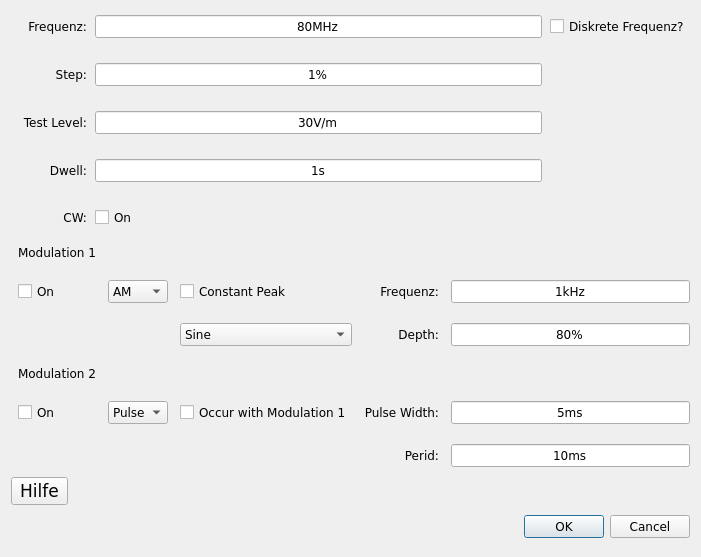
<?xml version="1.0" encoding="UTF-8"?>
<ui version="4.0">
 <class>Dialog</class>
 <widget class="QDialog" name="Dialog">
  <property name="geometry">
   <rect>
    <x>0</x>
    <y>0</y>
    <width>701</width>
    <height>557</height>
   </rect>
  </property>
  <property name="font">
   <font>
    <family>Verdana</family>
   </font>
  </property>
  <property name="windowTitle">
   <string>Variable Parameter einstellen</string>
  </property>
  <layout class="QGridLayout" name="gridLayout" rowstretch="0,0,0,0" rowminimumheight="0,0,0,0">
   <item row="3" column="0">
    <widget class="QDialogButtonBox" name="edit_var_parameters">
     <property name="orientation">
      <enum>Qt::Horizontal</enum>
     </property>
     <property name="standardButtons">
      <set>QDialogButtonBox::Cancel|QDialogButtonBox::Ok</set>
     </property>
    </widget>
   </item>
   <item row="0" column="0">
    <layout class="QGridLayout" name="gridLayout_2" rowstretch="0,0,0,0,0" columnstretch="0,0,0">
     <property name="leftMargin">
      <number>12</number>
     </property>
     <property name="topMargin">
      <number>0</number>
     </property>
     <property name="rightMargin">
      <number>0</number>
     </property>
     <property name="bottomMargin">
      <number>7</number>
     </property>
     <property name="horizontalSpacing">
      <number>8</number>
     </property>
     <property name="verticalSpacing">
      <number>25</number>
     </property>
     <item row="3" column="1">
      <widget class="QLineEdit" name="lineEdit_Dwell">
       <property name="sizePolicy">
        <sizepolicy hsizetype="Expanding" vsizetype="Fixed">
         <horstretch>0</horstretch>
         <verstretch>0</verstretch>
        </sizepolicy>
       </property>
       <property name="maximumSize">
        <size>
         <width>16777215</width>
         <height>16777215</height>
        </size>
       </property>
       <property name="text">
        <string>1s</string>
       </property>
       <property name="alignment">
        <set>Qt::AlignCenter</set>
       </property>
      </widget>
     </item>
     <item row="3" column="0">
      <widget class="QLabel" name="label_dwell">
       <property name="sizePolicy">
        <sizepolicy hsizetype="Preferred" vsizetype="Preferred">
         <horstretch>0</horstretch>
         <verstretch>0</verstretch>
        </sizepolicy>
       </property>
       <property name="maximumSize">
        <size>
         <width>72</width>
         <height>16777215</height>
        </size>
       </property>
       <property name="text">
        <string>Dwell:</string>
       </property>
       <property name="alignment">
        <set>Qt::AlignRight|Qt::AlignTrailing|Qt::AlignVCenter</set>
       </property>
      </widget>
     </item>
     <item row="2" column="1">
      <widget class="QLineEdit" name="lineEdit_testlevel">
       <property name="maximumSize">
        <size>
         <width>16777215</width>
         <height>16777215</height>
        </size>
       </property>
       <property name="text">
        <string>30V/m</string>
       </property>
       <property name="alignment">
        <set>Qt::AlignCenter</set>
       </property>
      </widget>
     </item>
     <item row="1" column="0">
      <widget class="QLabel" name="label_step">
       <property name="maximumSize">
        <size>
         <width>72</width>
         <height>16777215</height>
        </size>
       </property>
       <property name="font">
        <font>
         <family>Verdana</family>
        </font>
       </property>
       <property name="text">
        <string>Step:</string>
       </property>
       <property name="alignment">
        <set>Qt::AlignRight|Qt::AlignTrailing|Qt::AlignVCenter</set>
       </property>
      </widget>
     </item>
     <item row="0" column="1">
      <widget class="QLineEdit" name="lineEdit_frequency">
       <property name="sizePolicy">
        <sizepolicy hsizetype="Expanding" vsizetype="Preferred">
         <horstretch>0</horstretch>
         <verstretch>0</verstretch>
        </sizepolicy>
       </property>
       <property name="minimumSize">
        <size>
         <width>142</width>
         <height>0</height>
        </size>
       </property>
       <property name="text">
        <string>80MHz</string>
       </property>
       <property name="alignment">
        <set>Qt::AlignCenter</set>
       </property>
      </widget>
     </item>
     <item row="0" column="2">
      <widget class="QCheckBox" name="checkBox_discfre">
       <property name="text">
        <string>Diskrete Frequenz?</string>
       </property>
      </widget>
     </item>
     <item row="4" column="0">
      <widget class="QLabel" name="label_CW">
       <property name="text">
        <string>CW:</string>
       </property>
       <property name="alignment">
        <set>Qt::AlignRight|Qt::AlignTrailing|Qt::AlignVCenter</set>
       </property>
      </widget>
     </item>
     <item row="2" column="0">
      <widget class="QLabel" name="label_testlevel">
       <property name="font">
        <font>
         <family>Verdana</family>
        </font>
       </property>
       <property name="text">
        <string>Test Level:</string>
       </property>
       <property name="alignment">
        <set>Qt::AlignRight|Qt::AlignTrailing|Qt::AlignVCenter</set>
       </property>
      </widget>
     </item>
     <item row="4" column="1">
      <widget class="QCheckBox" name="checkBox_cw">
       <property name="sizePolicy">
        <sizepolicy hsizetype="Minimum" vsizetype="Fixed">
         <horstretch>0</horstretch>
         <verstretch>0</verstretch>
        </sizepolicy>
       </property>
       <property name="font">
        <font>
         <family>Verdana</family>
        </font>
       </property>
       <property name="layoutDirection">
        <enum>Qt::LeftToRight</enum>
       </property>
       <property name="text">
        <string>On</string>
       </property>
      </widget>
     </item>
     <item row="1" column="1">
      <widget class="QLineEdit" name="lineEdit_step">
       <property name="minimumSize">
        <size>
         <width>142</width>
         <height>0</height>
        </size>
       </property>
       <property name="text">
        <string>1%</string>
       </property>
       <property name="alignment">
        <set>Qt::AlignCenter</set>
       </property>
      </widget>
     </item>
     <item row="0" column="0">
      <widget class="QLabel" name="label_frequency">
       <property name="maximumSize">
        <size>
         <width>72</width>
         <height>16777215</height>
        </size>
       </property>
       <property name="font">
        <font>
         <family>Verdana</family>
        </font>
       </property>
       <property name="text">
        <string>Frequenz:</string>
       </property>
       <property name="alignment">
        <set>Qt::AlignRight|Qt::AlignTrailing|Qt::AlignVCenter</set>
       </property>
      </widget>
     </item>
    </layout>
   </item>
   <item row="2" column="0">
    <widget class="QToolButton" name="toolButton_hilfe">
     <property name="sizePolicy">
      <sizepolicy hsizetype="Fixed" vsizetype="Fixed">
       <horstretch>0</horstretch>
       <verstretch>0</verstretch>
      </sizepolicy>
     </property>
     <property name="font">
      <font>
       <family>Verdana</family>
       <pointsize>13</pointsize>
      </font>
     </property>
     <property name="layoutDirection">
      <enum>Qt::LeftToRight</enum>
     </property>
     <property name="text">
      <string>Hilfe</string>
     </property>
     <property name="icon">
      <iconset>
       <normaloff>../icon_materials/9.png</normaloff>
       <selectedon>../icon_materials/9.png</selectedon>../icon_materials/9.png</iconset>
     </property>
     <property name="iconSize">
      <size>
       <width>32</width>
       <height>32</height>
      </size>
     </property>
     <property name="popupMode">
      <enum>QToolButton::DelayedPopup</enum>
     </property>
     <property name="toolButtonStyle">
      <enum>Qt::ToolButtonTextBesideIcon</enum>
     </property>
     <property name="autoRaise">
      <bool>false</bool>
     </property>
     <property name="arrowType">
      <enum>Qt::NoArrow</enum>
     </property>
    </widget>
   </item>
   <item row="1" column="0">
    <layout class="QGridLayout" name="gridLayout_3" rowstretch="0,0,0,0,0,0,0,0" columnstretch="0,0,0,0,0" columnminimumwidth="0,0,0,0,0">
     <property name="leftMargin">
      <number>7</number>
     </property>
     <property name="topMargin">
      <number>0</number>
     </property>
     <property name="horizontalSpacing">
      <number>12</number>
     </property>
     <property name="verticalSpacing">
      <number>20</number>
     </property>
     <item row="2" column="4">
      <widget class="QLineEdit" name="lineEdit_m1dep">
       <property name="text">
        <string>80%</string>
       </property>
       <property name="alignment">
        <set>Qt::AlignCenter</set>
       </property>
      </widget>
     </item>
     <item row="1" column="2">
      <widget class="QCheckBox" name="checkBox_conpeak1">
       <property name="font">
        <font>
         <family>Verdana</family>
        </font>
       </property>
       <property name="text">
        <string>Constant Peak</string>
       </property>
      </widget>
     </item>
     <item row="1" column="3">
      <widget class="QLabel" name="label_m1fre">
       <property name="text">
        <string>Frequenz:</string>
       </property>
       <property name="alignment">
        <set>Qt::AlignRight|Qt::AlignTrailing|Qt::AlignVCenter</set>
       </property>
      </widget>
     </item>
     <item row="2" column="2">
      <widget class="QComboBox" name="comboBox_m1function">
       <item>
        <property name="text">
         <string>Sine</string>
        </property>
       </item>
      </widget>
     </item>
     <item row="0" column="0">
      <widget class="QLabel" name="label_modulation1">
       <property name="sizePolicy">
        <sizepolicy hsizetype="Minimum" vsizetype="Maximum">
         <horstretch>0</horstretch>
         <verstretch>0</verstretch>
        </sizepolicy>
       </property>
       <property name="font">
        <font>
         <family>Verdana</family>
        </font>
       </property>
       <property name="text">
        <string>Modulation 1</string>
       </property>
      </widget>
     </item>
     <item row="1" column="4">
      <widget class="QLineEdit" name="lineEdit_m1fre">
       <property name="sizePolicy">
        <sizepolicy hsizetype="Minimum" vsizetype="Fixed">
         <horstretch>0</horstretch>
         <verstretch>0</verstretch>
        </sizepolicy>
       </property>
       <property name="text">
        <string>1kHz</string>
       </property>
       <property name="alignment">
        <set>Qt::AlignCenter</set>
       </property>
      </widget>
     </item>
     <item row="1" column="0">
      <widget class="QCheckBox" name="checkBox_m1check">
       <property name="sizePolicy">
        <sizepolicy hsizetype="Minimum" vsizetype="Preferred">
         <horstretch>0</horstretch>
         <verstretch>0</verstretch>
        </sizepolicy>
       </property>
       <property name="font">
        <font>
         <family>Verdana</family>
        </font>
       </property>
       <property name="text">
        <string>On</string>
       </property>
      </widget>
     </item>
     <item row="2" column="3">
      <widget class="QLabel" name="label_m1dep">
       <property name="font">
        <font>
         <family>Verdana</family>
        </font>
       </property>
       <property name="text">
        <string>Depth:</string>
       </property>
       <property name="alignment">
        <set>Qt::AlignRight|Qt::AlignTrailing|Qt::AlignVCenter</set>
       </property>
      </widget>
     </item>
     <item row="1" column="1">
      <widget class="QComboBox" name="comboBox_m1type">
       <item>
        <property name="text">
         <string>AM</string>
        </property>
       </item>
      </widget>
     </item>
     <item row="5" column="0">
      <widget class="QCheckBox" name="checkBox_m2check">
       <property name="sizePolicy">
        <sizepolicy hsizetype="Minimum" vsizetype="Preferred">
         <horstretch>0</horstretch>
         <verstretch>0</verstretch>
        </sizepolicy>
       </property>
       <property name="text">
        <string>On</string>
       </property>
      </widget>
     </item>
     <item row="5" column="1">
      <widget class="QComboBox" name="comboBox_m2type">
       <item>
        <property name="text">
         <string>Pulse</string>
        </property>
       </item>
      </widget>
     </item>
     <item row="5" column="2">
      <widget class="QCheckBox" name="checkBox_m2occur">
       <property name="text">
        <string>Occur with Modulation 1</string>
       </property>
      </widget>
     </item>
     <item row="4" column="0">
      <widget class="QLabel" name="label_modulation2">
       <property name="sizePolicy">
        <sizepolicy hsizetype="Minimum" vsizetype="Maximum">
         <horstretch>0</horstretch>
         <verstretch>0</verstretch>
        </sizepolicy>
       </property>
       <property name="font">
        <font>
         <family>Verdana</family>
        </font>
       </property>
       <property name="text">
        <string>Modulation 2</string>
       </property>
      </widget>
     </item>
     <item row="7" column="3">
      <widget class="QLabel" name="label_m2peri">
       <property name="font">
        <font>
         <family>Verdana</family>
        </font>
       </property>
       <property name="text">
        <string>Perid:</string>
       </property>
       <property name="alignment">
        <set>Qt::AlignRight|Qt::AlignTrailing|Qt::AlignVCenter</set>
       </property>
      </widget>
     </item>
     <item row="7" column="4">
      <widget class="QLineEdit" name="lineEdit_4">
       <property name="text">
        <string>10ms</string>
       </property>
       <property name="alignment">
        <set>Qt::AlignCenter</set>
       </property>
      </widget>
     </item>
     <item row="5" column="3">
      <widget class="QLabel" name="label_m2pul">
       <property name="font">
        <font>
         <family>Verdana</family>
        </font>
       </property>
       <property name="text">
        <string>Pulse Width:</string>
       </property>
       <property name="alignment">
        <set>Qt::AlignRight|Qt::AlignTrailing|Qt::AlignVCenter</set>
       </property>
      </widget>
     </item>
     <item row="5" column="4">
      <widget class="QLineEdit" name="lineEdit_3">
       <property name="text">
        <string>5ms</string>
       </property>
       <property name="alignment">
        <set>Qt::AlignCenter</set>
       </property>
      </widget>
     </item>
    </layout>
   </item>
  </layout>
 </widget>
 <resources/>
 <connections>
  <connection>
   <sender>edit_var_parameters</sender>
   <signal>accepted()</signal>
   <receiver>Dialog</receiver>
   <slot>accept()</slot>
   <hints>
    <hint type="sourcelabel">
     <x>224</x>
     <y>535</y>
    </hint>
    <hint type="destinationlabel">
     <x>157</x>
     <y>274</y>
    </hint>
   </hints>
  </connection>
  <connection>
   <sender>edit_var_parameters</sender>
   <signal>rejected()</signal>
   <receiver>Dialog</receiver>
   <slot>reject()</slot>
   <hints>
    <hint type="sourcelabel">
     <x>292</x>
     <y>541</y>
    </hint>
    <hint type="destinationlabel">
     <x>286</x>
     <y>274</y>
    </hint>
   </hints>
  </connection>
 </connections>
</ui>
